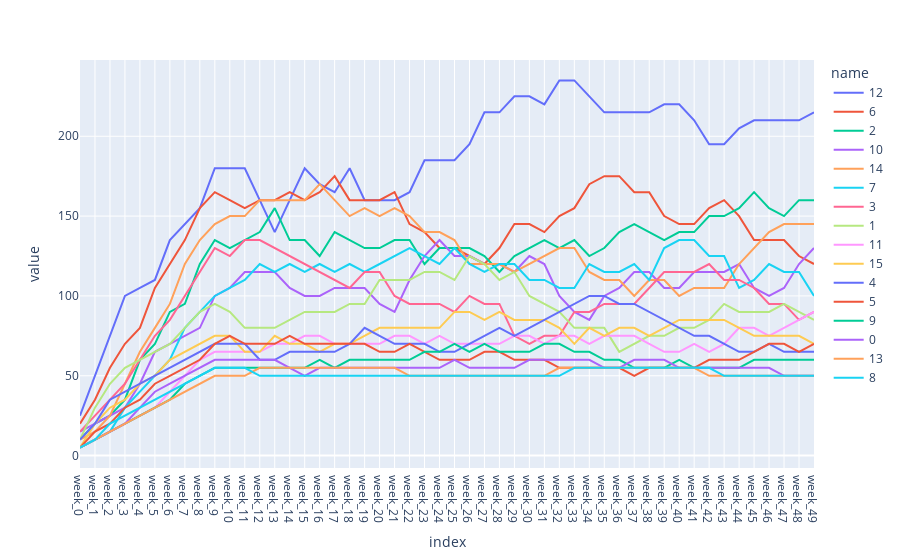

Source (notebook cell):
### Code cell
firstSeason = season(tournToPlay=50)
firstSeason.playSeason()
fig = px.line(firstSeason.playerSum.set_index("name").T[2:])
fig.show()

### Figure 1 — Plotly figure (JSON) as saved in the notebook; plotly's stock layout.template omitted (floating-point values rounded to 4 significant figures)
{"data": [{"hovertemplate": "name=12<br>index=%{x}<br>value=%{y}<extra></extra>", "legendgroup": "12", "line": {"color": "#636efa", "dash": "solid"}, "mode": "lines", "name": "12", "orientation": "v", "showlegend": true, "type": "scatter", "x": ["week_0", "week_1", "week_2", "week_3", "week_4", "week_5", "week_6", "week_7", "week_8", "week_9", "week_10", "week_11", "week_12", "week_13", "week_14", "week_15", "week_16", "week_17", "week_18", "week_19", "week_20", "week_21", "week_22", "week_23", "week_24", "week_25", "week_26", "week_27", "week_28", "week_29", "week_30", "week_31", "week_32", "week_33", "week_34", "week_35", "week_36", "week_37", "week_38", "week_39", "week_40", "week_41", "week_42", "week_43", "week_44", "week_45", "week_46", "week_47", "week_48", "week_49"], "xaxis": "x", "y": [25, 50, 75, 100, 105, 110, 135, 145, 155, 180, 180, 180, 160, 140, 160, 180, 170, 165, 180, 160, 160, 160, 165, 185, 185, 185, 195, 215, 215, 225, 225, 220, 235, 235, 225, 215, 215, 215, 215, 220, 220, 210, 195, 195, 205, 210, 210, 210, 210, 215], "yaxis": "y"}, {"hovertemplate": "name=6<br>index=%{x}<br>value=%{y}<extra></extra>", "legendgroup": "6", "line": {"color": "#EF553B", "dash": "solid"}, "mode": "lines", "name": "6", "orientation": "v", "showlegend": true, "type": "scatter", "x": ["week_0", "week_1", "week_2", "week_3", "week_4", "week_5", "week_6", "week_7", "week_8", "week_9", "week_10", "week_11", "week_12", "week_13", "week_14", "week_15", "week_16", "week_17", "week_18", "week_19", "week_20", "week_21", "week_22", "week_23", "week_24", "week_25", "week_26", "week_27", "week_28", "week_29", "week_30", "week_31", "week_32", "week_33", "week_34", "week_35", "week_36", "week_37", "week_38", "week_39", "week_40", "week_41", "week_42", "week_43", "week_44", "week_45", "week_46", "week_47", "week_48", "week_49"], "xaxis": "x", "y": [20, 35, 55, 70, 80, 105, 120, 135, 155, 165, 160, 155, 160, 160, 165, 160, 165, 175, 160, 160, 160, 165, 145, 140, 130, 130, 125, 120, 130, 145, 145, 140, 150, 155, 170, 175, 175, 165, 165, 150, 145, 145, 155, 160, 150, 135, 135, 135, 125, 120], "yaxis": "y"}, {"hovertemplate": "name=2<br>index=%{x}<br>value=%{y}<extra></extra>", "legendgroup": "2", "line": {"color": "#00cc96", "dash": "solid"}, "mode": "lines", "name": "2", "orientation": "v", "showlegend": true, "type": "scatter", "x": ["week_0", "week_1", "week_2", "week_3", "week_4", "week_5", "week_6", "week_7", "week_8", "week_9", "week_10", "week_11", "week_12", "week_13", "week_14", "week_15", "week_16", "week_17", "week_18", "week_19", "week_20", "week_21", "week_22", "week_23", "week_24", "week_25", "week_26", "week_27", "week_28", "week_29", "week_30", "week_31", "week_32", "week_33", "week_34", "week_35", "week_36", "week_37", "week_38", "week_39", "week_40", "week_41", "week_42", "week_43", "week_44", "week_45", "week_46", "week_47", "week_48", "week_49"], "xaxis": "x", "y": [10, 20, 25, 35, 60, 70, 90, 95, 120, 135, 130, 135, 140, 155, 135, 135, 125, 140, 135, 130, 130, 135, 135, 120, 130, 130, 130, 125, 115, 125, 130, 135, 130, 135, 125, 130, 140, 145, 140, 135, 140, 140, 150, 150, 155, 165, 155, 150, 160, 160], "yaxis": "y"}, {"hovertemplate": "name=10<br>index=%{x}<br>value=%{y}<extra></extra>", "legendgroup": "10", "line": {"color": "#ab63fa", "dash": "solid"}, "mode": "lines", "name": "10", "orientation": "v", "showlegend": true, "type": "scatter", "x": ["week_0", "week_1", "week_2", "week_3", "week_4", "week_5", "week_6", "week_7", "week_8", "week_9", "week_10", "week_11", "week_12", "week_13", "week_14", "week_15", "week_16", "week_17", "week_18", "week_19", "week_20", "week_21", "week_22", "week_23", "week_24", "week_25", "week_26", "week_27", "week_28", "week_29", "week_30", "week_31", "week_32", "week_33", "week_34", "week_35", "week_36", "week_37", "week_38", "week_39", "week_40", "week_41", "week_42", "week_43", "week_44", "week_45", "week_46", "week_47", "week_48", "week_49"], "xaxis": "x", "y": [15, 20, 25, 30, 45, 65, 70, 75, 80, 100, 105, 115, 115, 115, 105, 100, 100, 105, 105, 105, 95, 90, 110, 125, 135, 125, 125, 120, 120, 115, 125, 120, 100, 90, 85, 100, 105, 115, 115, 105, 105, 115, 115, 115, 120, 105, 100, 105, 120, 130], "yaxis": "y"}, {"hovertemplate": "name=14<br>index=%{x}<br>value=%{y}<extra></extra>", "legendgroup": "14", "line": {"color": "#FFA15A", "dash": "solid"}, "mode": "lines", "name": "14", "orientation": "v", "showlegend": true, "type": "scatter", "x": ["week_0", "week_1", "week_2", "week_3", "week_4", "week_5", "week_6", "week_7", "week_8", "week_9", "week_10", "week_11", "week_12", "week_13", "week_14", "week_15", "week_16", "week_17", "week_18", "week_19", "week_20", "week_21", "week_22", "week_23", "week_24", "week_25", "week_26", "week_27", "week_28", "week_29", "week_30", "week_31", "week_32", "week_33", "week_34", "week_35", "week_36", "week_37", "week_38", "week_39", "week_40", "week_41", "week_42", "week_43", "week_44", "week_45", "week_46", "week_47", "week_48", "week_49"], "xaxis": "x", "y": [10, 15, 25, 45, 65, 80, 95, 120, 135, 145, 150, 150, 160, 160, 160, 160, 170, 160, 150, 155, 150, 155, 150, 140, 140, 135, 120, 120, 120, 115, 120, 125, 130, 130, 115, 110, 110, 100, 110, 110, 100, 105, 105, 105, 120, 130, 140, 145, 145, 145], "yaxis": "y"}, {"hovertemplate": "name=7<br>index=%{x}<br>value=%{y}<extra></extra>", "legendgroup": "7", "line": {"color": "#19d3f3", "dash": "solid"}, "mode": "lines", "name": "7", "orientation": "v", "showlegend": true, "type": "scatter", "x": ["week_0", "week_1", "week_2", "week_3", "week_4", "week_5", "week_6", "week_7", "week_8", "week_9", "week_10", "week_11", "week_12", "week_13", "week_14", "week_15", "week_16", "week_17", "week_18", "week_19", "week_20", "week_21", "week_22", "week_23", "week_24", "week_25", "week_26", "week_27", "week_28", "week_29", "week_30", "week_31", "week_32", "week_33", "week_34", "week_35", "week_36", "week_37", "week_38", "week_39", "week_40", "week_41", "week_42", "week_43", "week_44", "week_45", "week_46", "week_47", "week_48", "week_49"], "xaxis": "x", "y": [5, 10, 15, 30, 40, 50, 60, 80, 90, 100, 105, 110, 120, 115, 120, 115, 120, 115, 120, 115, 120, 125, 130, 125, 120, 130, 120, 115, 120, 120, 110, 110, 105, 105, 120, 115, 115, 120, 110, 130, 135, 135, 125, 125, 105, 110, 120, 115, 115, 100], "yaxis": "y"}, {"hovertemplate": "name=3<br>index=%{x}<br>value=%{y}<extra></extra>", "legendgroup": "3", "line": {"color": "#FF6692", "dash": "solid"}, "mode": "lines", "name": "3", "orientation": "v", "showlegend": true, "type": "scatter", "x": ["week_0", "week_1", "week_2", "week_3", "week_4", "week_5", "week_6", "week_7", "week_8", "week_9", "week_10", "week_11", "week_12", "week_13", "week_14", "week_15", "week_16", "week_17", "week_18", "week_19", "week_20", "week_21", "week_22", "week_23", "week_24", "week_25", "week_26", "week_27", "week_28", "week_29", "week_30", "week_31", "week_32", "week_33", "week_34", "week_35", "week_36", "week_37", "week_38", "week_39", "week_40", "week_41", "week_42", "week_43", "week_44", "week_45", "week_46", "week_47", "week_48", "week_49"], "xaxis": "x", "y": [15, 25, 35, 45, 60, 75, 85, 100, 115, 130, 125, 135, 135, 130, 125, 120, 115, 110, 105, 115, 115, 100, 95, 95, 95, 90, 100, 95, 95, 75, 70, 75, 75, 90, 90, 95, 95, 95, 105, 115, 115, 115, 120, 110, 110, 105, 95, 95, 85, 90], "yaxis": "y"}, {"hovertemplate": "name=1<br>index=%{x}<br>value=%{y}<extra></extra>", "legendgroup": "1", "line": {"color": "#B6E880", "dash": "solid"}, "mode": "lines", "name": "1", "orientation": "v", "showlegend": true, "type": "scatter", "x": ["week_0", "week_1", "week_2", "week_3", "week_4", "week_5", "week_6", "week_7", "week_8", "week_9", "week_10", "week_11", "week_12", "week_13", "week_14", "week_15", "week_16", "week_17", "week_18", "week_19", "week_20", "week_21", "week_22", "week_23", "week_24", "week_25", "week_26", "week_27", "week_28", "week_29", "week_30", "week_31", "week_32", "week_33", "week_34", "week_35", "week_36", "week_37", "week_38", "week_39", "week_40", "week_41", "week_42", "week_43", "week_44", "week_45", "week_46", "week_47", "week_48", "week_49"], "xaxis": "x", "y": [10, 30, 45, 55, 60, 65, 70, 80, 90, 95, 90, 80, 80, 80, 85, 90, 90, 90, 95, 95, 110, 110, 110, 115, 115, 110, 125, 120, 110, 115, 100, 95, 90, 80, 80, 80, 65, 70, 75, 75, 80, 80, 85, 95, 90, 90, 90, 95, 90, 85], "yaxis": "y"}, {"hovertemplate": "name=11<br>index=%{x}<br>value=%{y}<extra></extra>", "legendgroup": "11", "line": {"color": "#FF97FF", "dash": "solid"}, "mode": "lines", "name": "11", "orientation": "v", "showlegend": true, "type": "scatter", "x": ["week_0", "week_1", "week_2", "week_3", "week_4", "week_5", "week_6", "week_7", "week_8", "week_9", "week_10", "week_11", "week_12", "week_13", "week_14", "week_15", "week_16", "week_17", "week_18", "week_19", "week_20", "week_21", "week_22", "week_23", "week_24", "week_25", "week_26", "week_27", "week_28", "week_29", "week_30", "week_31", "week_32", "week_33", "week_34", "week_35", "week_36", "week_37", "week_38", "week_39", "week_40", "week_41", "week_42", "week_43", "week_44", "week_45", "week_46", "week_47", "week_48", "week_49"], "xaxis": "x", "y": [5, 10, 15, 20, 25, 30, 40, 50, 60, 65, 65, 65, 65, 70, 70, 75, 75, 70, 70, 70, 70, 75, 75, 70, 75, 70, 70, 70, 70, 75, 75, 70, 75, 75, 70, 75, 75, 75, 70, 65, 65, 70, 65, 70, 80, 80, 75, 80, 85, 90], "yaxis": "y"}, {"hovertemplate": "name=15<br>index=%{x}<br>value=%{y}<extra></extra>", "legendgroup": "15", "line": {"color": "#FECB52", "dash": "solid"}, "mode": "lines", "name": "15", "orientation": "v", "showlegend": true, "type": "scatter", "x": ["week_0", "week_1", "week_2", "week_3", "week_4", "week_5", "week_6", "week_7", "week_8", "week_9", "week_10", "week_11", "week_12", "week_13", "week_14", "week_15", "week_16", "week_17", "week_18", "week_19", "week_20", "week_21", "week_22", "week_23", "week_24", "week_25", "week_26", "week_27", "week_28", "week_29", "week_30", "week_31", "week_32", "week_33", "week_34", "week_35", "week_36", "week_37", "week_38", "week_39", "week_40", "week_41", "week_42", "week_43", "week_44", "week_45", "week_46", "week_47", "week_48", "week_49"], "xaxis": "x", "y": [5, 20, 30, 35, 45, 50, 60, 65, 70, 75, 75, 65, 65, 75, 70, 70, 65, 70, 70, 75, 80, 80, 80, 80, 80, 90, 90, 85, 90, 85, 85, 85, 80, 70, 80, 75, 80, 80, 75, 80, 85, 85, 85, 85, 80, 75, 75, 75, 75, 70], "yaxis": "y"}, {"hovertemplate": "name=4<br>index=%{x}<br>value=%{y}<extra></extra>", "legendgroup": "4", "line": {"color": "#636efa", "dash": "solid"}, "mode": "lines", "name": "4", "orientation": "v", "showlegend": true, "type": "scatter", "x": ["week_0", "week_1", "week_2", "week_3", "week_4", "week_5", "week_6", "week_7", "week_8", "week_9", "week_10", "week_11", "week_12", "week_13", "week_14", "week_15", "week_16", "week_17", "week_18", "week_19", "week_20", "week_21", "week_22", "week_23", "week_24", "week_25", "week_26", "week_27", "week_28", "week_29", "week_30", "week_31", "week_32", "week_33", "week_34", "week_35", "week_36", "week_37", "week_38", "week_39", "week_40", "week_41", "week_42", "week_43", "week_44", "week_45", "week_46", "week_47", "week_48", "week_49"], "xaxis": "x", "y": [10, 20, 35, 40, 45, 50, 55, 60, 65, 70, 70, 70, 60, 60, 65, 65, 65, 65, 70, 80, 75, 70, 70, 70, 65, 65, 70, 75, 80, 75, 80, 85, 90, 95, 100, 100, 95, 95, 90, 85, 80, 75, 75, 70, 65, 65, 70, 65, 65, 65], "yaxis": "y"}, {"hovertemplate": "name=5<br>index=%{x}<br>value=%{y}<extra></extra>", "legendgroup": "5", "line": {"color": "#EF553B", "dash": "solid"}, "mode": "lines", "name": "5", "orientation": "v", "showlegend": true, "type": "scatter", "x": ["week_0", "week_1", "week_2", "week_3", "week_4", "week_5", "week_6", "week_7", "week_8", "week_9", "week_10", "week_11", "week_12", "week_13", "week_14", "week_15", "week_16", "week_17", "week_18", "week_19", "week_20", "week_21", "week_22", "week_23", "week_24", "week_25", "week_26", "week_27", "week_28", "week_29", "week_30", "week_31", "week_32", "week_33", "week_34", "week_35", "week_36", "week_37", "week_38", "week_39", "week_40", "week_41", "week_42", "week_43", "week_44", "week_45", "week_46", "week_47", "week_48", "week_49"], "xaxis": "x", "y": [5, 15, 20, 30, 35, 45, 50, 55, 60, 70, 75, 70, 70, 70, 75, 70, 70, 70, 70, 70, 65, 65, 70, 65, 60, 60, 60, 65, 65, 60, 60, 60, 55, 55, 55, 55, 55, 50, 55, 55, 55, 55, 60, 60, 60, 65, 70, 70, 65, 70], "yaxis": "y"}, {"hovertemplate": "name=9<br>index=%{x}<br>value=%{y}<extra></extra>", "legendgroup": "9", "line": {"color": "#00cc96", "dash": "solid"}, "mode": "lines", "name": "9", "orientation": "v", "showlegend": true, "type": "scatter", "x": ["week_0", "week_1", "week_2", "week_3", "week_4", "week_5", "week_6", "week_7", "week_8", "week_9", "week_10", "week_11", "week_12", "week_13", "week_14", "week_15", "week_16", "week_17", "week_18", "week_19", "week_20", "week_21", "week_22", "week_23", "week_24", "week_25", "week_26", "week_27", "week_28", "week_29", "week_30", "week_31", "week_32", "week_33", "week_34", "week_35", "week_36", "week_37", "week_38", "week_39", "week_40", "week_41", "week_42", "week_43", "week_44", "week_45", "week_46", "week_47", "week_48", "week_49"], "xaxis": "x", "y": [5, 10, 15, 20, 25, 30, 35, 45, 50, 55, 55, 55, 55, 55, 55, 55, 60, 55, 60, 60, 60, 60, 60, 65, 65, 70, 65, 70, 65, 65, 65, 70, 70, 65, 65, 60, 60, 55, 55, 55, 60, 55, 55, 55, 55, 60, 60, 60, 60, 60], "yaxis": "y"}, {"hovertemplate": "name=0<br>index=%{x}<br>value=%{y}<extra></extra>", "legendgroup": "0", "line": {"color": "#ab63fa", "dash": "solid"}, "mode": "lines", "name": "0", "orientation": "v", "showlegend": true, "type": "scatter", "x": ["week_0", "week_1", "week_2", "week_3", "week_4", "week_5", "week_6", "week_7", "week_8", "week_9", "week_10", "week_11", "week_12", "week_13", "week_14", "week_15", "week_16", "week_17", "week_18", "week_19", "week_20", "week_21", "week_22", "week_23", "week_24", "week_25", "week_26", "week_27", "week_28", "week_29", "week_30", "week_31", "week_32", "week_33", "week_34", "week_35", "week_36", "week_37", "week_38", "week_39", "week_40", "week_41", "week_42", "week_43", "week_44", "week_45", "week_46", "week_47", "week_48", "week_49"], "xaxis": "x", "y": [5, 10, 15, 20, 30, 40, 45, 50, 55, 60, 60, 60, 60, 60, 55, 50, 55, 55, 55, 55, 55, 55, 55, 55, 55, 60, 55, 55, 55, 55, 60, 60, 60, 60, 60, 55, 55, 60, 60, 60, 55, 55, 55, 55, 55, 55, 55, 50, 50, 50], "yaxis": "y"}, {"hovertemplate": "name=13<br>index=%{x}<br>value=%{y}<extra></extra>", "legendgroup": "13", "line": {"color": "#FFA15A", "dash": "solid"}, "mode": "lines", "name": "13", "orientation": "v", "showlegend": true, "type": "scatter", "x": ["week_0", "week_1", "week_2", "week_3", "week_4", "week_5", "week_6", "week_7", "week_8", "week_9", "week_10", "week_11", "week_12", "week_13", "week_14", "week_15", "week_16", "week_17", "week_18", "week_19", "week_20", "week_21", "week_22", "week_23", "week_24", "week_25", "week_26", "week_27", "week_28", "week_29", "week_30", "week_31", "week_32", "week_33", "week_34", "week_35", "week_36", "week_37", "week_38", "week_39", "week_40", "week_41", "week_42", "week_43", "week_44", "week_45", "week_46", "week_47", "week_48", "week_49"], "xaxis": "x", "y": [5, 10, 15, 20, 25, 30, 35, 40, 45, 50, 50, 50, 55, 55, 55, 55, 55, 55, 55, 55, 55, 55, 50, 50, 50, 50, 50, 50, 50, 50, 50, 50, 55, 55, 55, 55, 55, 55, 55, 55, 55, 55, 50, 50, 50, 50, 50, 50, 50, 50], "yaxis": "y"}, {"hovertemplate": "name=8<br>index=%{x}<br>value=%{y}<extra></extra>", "legendgroup": "8", "line": {"color": "#19d3f3", "dash": "solid"}, "mode": "lines", "name": "8", "orientation": "v", "showlegend": true, "type": "scatter", "x": ["week_0", "week_1", "week_2", "week_3", "week_4", "week_5", "week_6", "week_7", "week_8", "week_9", "week_10", "week_11", "week_12", "week_13", "week_14", "week_15", "week_16", "week_17", "week_18", "week_19", "week_20", "week_21", "week_22", "week_23", "week_24", "week_25", "week_26", "week_27", "week_28", "week_29", "week_30", "week_31", "week_32", "week_33", "week_34", "week_35", "week_36", "week_37", "week_38", "week_39", "week_40", "week_41", "week_42", "week_43", "week_44", "week_45", "week_46", "week_47", "week_48", "week_49"], "xaxis": "x", "y": [5, 10, 20, 25, 30, 35, 40, 45, 50, 55, 55, 55, 50, 50, 50, 50, 50, 50, 50, 50, 50, 50, 50, 50, 50, 50, 50, 50, 50, 50, 50, 50, 50, 55, 55, 55, 55, 55, 55, 55, 55, 55, 55, 50, 50, 50, 50, 50, 50, 50], "yaxis": "y"}], "layout": {"autosize": true, "legend": {"title": {"text": "name"}, "tracegroupgap": 0}, "margin": {"t": 60}, "xaxis": {"anchor": "y", "autorange": true, "domain": [0, 1], "range": [0, 49], "title": {"text": "index"}, "type": "category"}, "yaxis": {"anchor": "x", "autorange": true, "domain": [0, 1], "range": [-7.778, 247.8], "title": {"text": "value"}, "type": "linear"}}}
